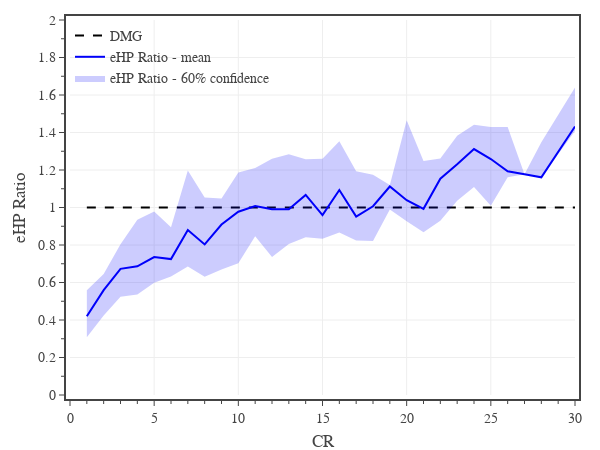

Source (notebook cell):
### Code cell
# eHP Ratio

yCol = 'eHP Ratio'

conf = 0.6
df1 = df0[df0['CR'].between(1,30)]
dfM = df1[['CR',yCol]].groupby('CR').median()
dfU = df1[['CR',yCol]].groupby('CR').quantile(0.5 + conf/2)
dfL = df1[['CR',yCol]].groupby('CR').quantile(0.5 - conf/2)

# CR
# create figure
fig = go.Figure(
    layout=go.Layout(
        template=tfb.FIG_TEMPLATE,
        margin=dict(l=70, r=25, b=55, t=20, pad=4),
        xaxis=dict(
            title_text='CR',
            range=[0,30],
            tick0=0, dtick=5,
            minor=dict(tick0=0, dtick=1),
        ),
        yaxis=dict(
            title_text=yCol,
            range=[0,2],
            tick0=0, dtick=0.2,
            minor=dict(tick0=0, dtick=0.1),
        ),
        legend=dict(
            xanchor='left', yanchor='top',
            x=0.00, y=1.00,
            orientation='v',
            tracegroupgap=0,
            bgcolor='rgba(0,0,0,0)',
        )
    )
)


# add reference line
fig.add_trace(go.Scatter(
    x=[1,30], y=[1,1],
    mode='lines', 
    line=dict(color='black', dash='dash'),
    name='DMG',
    hoverinfo='skip',
))

# add average value
fig.add_trace(go.Scatter(
    x=dfM.index, y=dfM[yCol],
    mode='lines', 
    line=dict(color='rgba(0,0,250,1)', dash='solid'),
    name=f'{yCol} - mean',
    hovertemplate='<b>mean</b><br>' + 'CR %{x:,.0f}<br>' + yCol + ' %{y:,.1f}<br>' + '<extra></extra>'

))

# add confidence interval
fig.add_trace(go.Scatter(x=dfM.index, y=dfU[yCol], line_width=0, legendgroup=f'{yCol} confidence', showlegend=False, hoverinfo='skip'))
fig.add_trace(go.Scatter(x=dfM.index, y=dfL[yCol], line_width=0, name=f'{yCol} - {conf:.0%} confidence', legendgroup=f'{yCol} confidence', hoverinfo='skip', fill='tonexty', fillcolor='rgba(0,0,250,0.2)'))

# show figure
fig.update_layout(width=600, height=450)
fig.show(config=tfb.FIG_CONFIG)

# save figures
if SAVEFIGS:
    #fig.update_layout(autosize=True, width=None, height=None)
    #tfb.save_fig_html(fig, format='large', name=f'./fig-ehp-ratio-vs-cr-large')
    #tfb.save_fig_html(fig, format='small', name=f'./fig-ehp-ratio-vs-cr-small')
    pass

### Figure 1 — Plotly figure (JSON) as saved in the notebook; plotly's stock layout.template omitted (floating-point values rounded to 4 significant figures)
{"data": [{"hoverinfo": "skip", "line": {"color": "black", "dash": "dash"}, "mode": "lines", "name": "DMG", "type": "scatter", "x": [1, 30], "y": [1, 1]}, {"hovertemplate": "<b>mean</b><br>CR %{x:,.0f}<br>eHP Ratio %{y:,.1f}<br><extra></extra>", "line": {"color": "rgba(0,0,250,1)", "dash": "solid"}, "mode": "lines", "name": "eHP Ratio - mean", "type": "scatter", "x": [1, 2, 3, 4, 5, 6, 7, 8, 9, 10, 11, 12, 13, 14, 15, 16, 17, 18, 19, 20, 21, 22, 23, 24, 25, 26, 27, 28, 30], "y": [0.4199, 0.5591, 0.6729, 0.6864, 0.7353, 0.7249, 0.8797, 0.8033, 0.9091, 0.9777, 1.008, 0.9904, 0.9903, 1.067, 0.9593, 1.093, 0.9514, 1.007, 1.112, 1.039, 0.9929, 1.153, 1.23, 1.312, 1.258, 1.194, 1.178, 1.161, 1.432]}, {"hoverinfo": "skip", "legendgroup": "eHP Ratio confidence", "line": {"width": 0}, "showlegend": false, "type": "scatter", "x": [1, 2, 3, 4, 5, 6, 7, 8, 9, 10, 11, 12, 13, 14, 15, 16, 17, 18, 19, 20, 21, 22, 23, 24, 25, 26, 27, 28, 30], "y": [0.5582, 0.6452, 0.8036, 0.9353, 0.9783, 0.8944, 1.198, 1.054, 1.048, 1.187, 1.211, 1.26, 1.284, 1.258, 1.261, 1.353, 1.194, 1.174, 1.12, 1.465, 1.248, 1.261, 1.382, 1.442, 1.429, 1.43, 1.178, 1.348, 1.64]}, {"fill": "tonexty", "fillcolor": "rgba(0,0,250,0.2)", "hoverinfo": "skip", "legendgroup": "eHP Ratio confidence", "line": {"width": 0}, "name": "eHP Ratio - 60% confidence", "type": "scatter", "x": [1, 2, 3, 4, 5, 6, 7, 8, 9, 10, 11, 12, 13, 14, 15, 16, 17, 18, 19, 20, 21, 22, 23, 24, 25, 26, 27, 28, 30], "y": [0.3081, 0.4243, 0.5238, 0.5364, 0.5989, 0.6319, 0.6855, 0.6306, 0.6689, 0.7031, 0.8468, 0.7362, 0.8048, 0.8413, 0.8332, 0.8663, 0.8241, 0.8216, 0.9892, 0.9261, 0.8681, 0.9296, 1.037, 1.109, 1.009, 1.161, 1.178, 1.161, 1.408]}], "layout": {"height": 450, "legend": {"bgcolor": "rgba(0,0,0,0)", "orientation": "v", "tracegroupgap": 0, "x": 0, "xanchor": "left", "y": 1, "yanchor": "top"}, "margin": {"b": 55, "l": 70, "pad": 4, "r": 25, "t": 20}, "width": 600, "xaxis": {"dtick": 5, "minor": {"dtick": 1, "tick0": 0}, "range": [0, 30], "tick0": 0, "title": {"text": "CR"}}, "yaxis": {"dtick": 0.2, "minor": {"dtick": 0.1, "tick0": 0}, "range": [0, 2], "tick0": 0, "title": {"text": "eHP Ratio"}}}}
